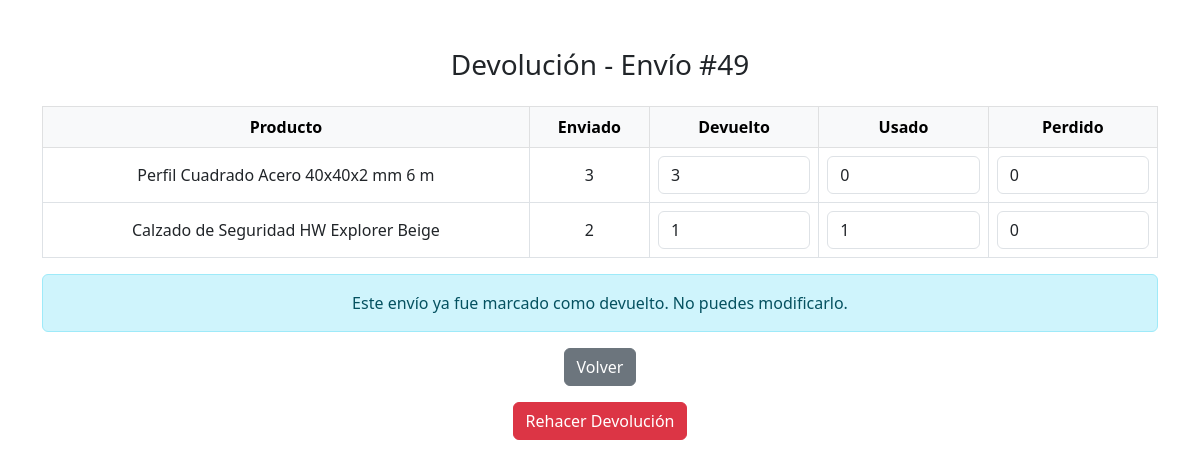
The app's page /procesar_devolucion.php?idenvio=49 (signed in) with its own data.
### tables this page shows
CREATE TABLE `envio_producto` (
  `idenvio` int(11) NOT NULL,
  `ubicacion_id` int(11) NOT NULL,
  `encargado` varchar(100) NOT NULL,
  `fecha` datetime NOT NULL DEFAULT current_timestamp(),
  `devuelto` tinyint(1) DEFAULT 0
);

CREATE TABLE `envio_producto_detalle` (
  `iddetalle` int(11) NOT NULL,
  `envio_id` int(11) NOT NULL,
  `producto_id` int(11) NOT NULL,
  `cantidad_enviada` int(11) NOT NULL,
  `cantidad_devuelta` int(11) DEFAULT 0,
  `fecha_devolucion` datetime(6) DEFAULT NULL,
  `cantidad_usada` int(11) DEFAULT 0,
  `cantidad_perdida` int(11) DEFAULT 0
);

CREATE TABLE `producto` (
  `idproducto` int(11) NOT NULL,
  `nombre` varchar(255) NOT NULL,
  `precio` decimal(10,2) DEFAULT NULL,
  `estado` varchar(255) DEFAULT 'Disponible',
  `descripcion` text DEFAULT NULL,
  `cantidad` int(11) NOT NULL DEFAULT 0,
  `nro_asignacion` varchar(100) DEFAULT NULL COMMENT 'Número de asignación del producto',
  `trabajo_id` int(11) DEFAULT NULL COMMENT 'Trabajo al que está asignado',
  `categoria_id` int(11) NOT NULL,
  `en_uso` int(11) DEFAULT 0,
  `disponibles` int(11) GENERATED ALWAYS AS (`cantidad` - if(`en_uso`,1,0)) STORED COMMENT 'Cantidad disponible automáticamente calculada',
  `img` varchar(255) DEFAULT NULL COMMENT 'Ruta de la imagen del producto',
  `numero_parte` varchar(100) DEFAULT NULL COMMENT 'Número de parte del producto',
  `eliminado` tinyint(1) NOT NULL DEFAULT 0
);

### procesar_devolucion.php (the view, shortened to what this page needs)
<?php
include 'db.php';
if ($_SERVER['REQUEST_METHOD'] === 'GET') {
    $idenvio = intval($_GET['idenvio']);
    $envio = $conn->query("SELECT * FROM envio_producto WHERE idenvio = $idenvio")->fetch_assoc();
    $ya_devuelto = $envio['devuelto'] == 1;
    $detalles = $conn->query("
        SELECT d.*, p.nombre
        FROM envio_producto_detalle d
        JOIN producto p ON d.producto_id = p.idproducto
        WHERE d.envio_id = $idenvio
    ");
}
?>
<?php if ($_SERVER['REQUEST_METHOD'] === 'GET'): ?>
<!DOCTYPE html>
<html lang="es">
<head>
    <link href="https://cdn.jsdelivr.net/npm/bootstrap@5.3.0/dist/css/bootstrap.min.css" rel="stylesheet">
</head>
<body>
<div class="container mt-5">
    <h3 class="mb-4 text-center">Devolución - Envío #<?= $envio['idenvio'] ?></h3>
    <form method="POST" action="procesar_devolucion.php">
        <table class="table table-bordered text-center align-middle">
            <thead class="table-light">
                <tr>
                    <th>Producto</th>
                    <th>Enviado</th>
                    <th>Devuelto</th>
                    <th>Usado</th>
                    <th>Perdido</th>
                </tr>
            </thead>
            <tbody>
                <?php while ($row = $detalles->fetch_assoc()):
                    $max = $row['cantidad_enviada'];
                ?>
                <tr>
                    <td><?= $row['nombre'] ?></td>
                    <td><?= $row['cantidad_enviada'] ?></td>
                    <td>
                        <input type="number" name="detalle[<?= $row['iddetalle'] ?>][devuelto]" class="form-control"
                               min="0" max="<?= $max ?>"
                               value="<?= $row['cantidad_devuelta'] ?>"
                               <?= $ya_devuelto ? 'readonly' : '' ?>>
                    </td>
                    <td>
                        <input type="number" name="detalle[<?= $row['iddetalle'] ?>][usado]" class="form-control"
                               min="0" max="<?= $max ?>"
                               value="<?= isset($row['cantidad_usada']) ? $row['cantidad_usada'] : 0 ?>"
                               <?= $ya_devuelto ? 'readonly' : '' ?>>
                    </td>
                    <td>
                        <input type="number" name="detalle[<?= $row['iddetalle'] ?>][perdido]" class="form-control"
                               min="0" max="<?= $max ?>"
                               value="<?= isset($row['cantidad_perdida']) ? $row['cantidad_perdida'] : 0 ?>"
                               <?= $ya_devuelto ? 'readonly' : '' ?>>
                    </td>
                </tr>
                <?php endwhile; ?>
            </tbody>
        </table>
        <div class="text-center">
            <?php if (!$ya_devuelto): ?>
                <button type="submit" class="btn btn-success">Guardar Devolución</button>
            <?php else: ?>
                <div class="alert alert-info">Este envío ya fue marcado como devuelto. No puedes modificarlo.</div>
            <?php endif; ?>
            <a href="devolucion_productos.php" class="btn btn-secondary">Volver</a>
        </div>
    </form>
    <?php if ($ya_devuelto): ?>
    <div class="text-center mt-3">
        <a href="procesar_devolucion.php?idenvio=<?= $envio['idenvio'] ?>&rehacer=1" class="btn btn-danger">
            Rehacer Devolución
        </a>
    </div>
<?php endif; ?>
</div>
</body>
</html>
<?php endif; ?>

### records on screen
envio_producto: idenvio "49"
envio_producto_detalle: producto.nombre "Perfil Cuadrado Acero 40x40x2 mm 6 m", cantidad_enviada "3", cantidad_enviada+cantidad_devuelta "3", cantidad_usada "0", cantidad_perdida "0"
envio_producto_detalle: producto.nombre "Calzado de Seguridad HW Explorer Beige", cantidad_enviada "2", cantidad_devuelta "1", cantidad_usada "1", cantidad_perdida "0"
